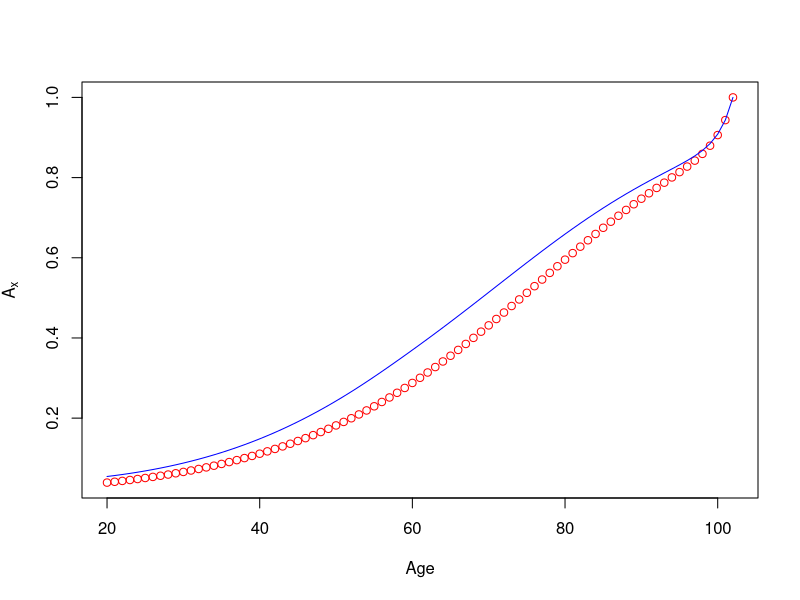
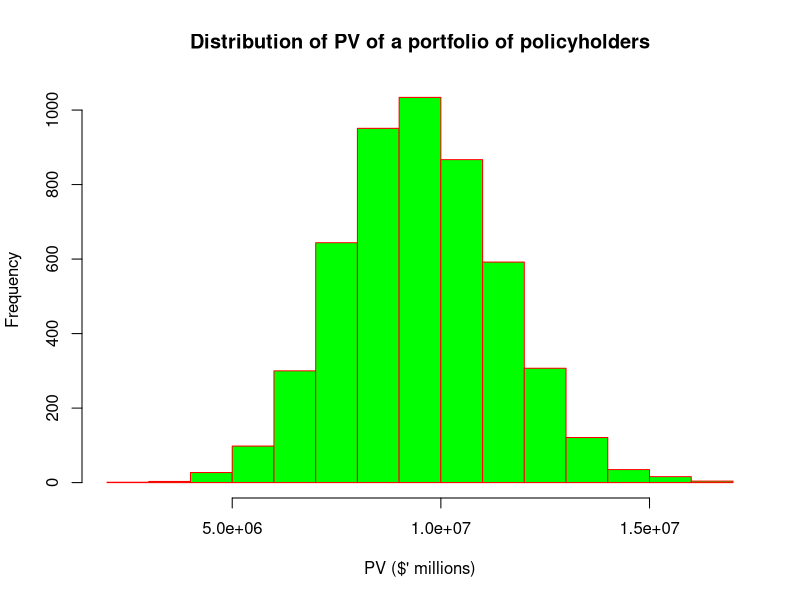

Generate these figures, in order, with R:
## ---- chunk 1

## ---- chunk 2
Time <- c(0:10)
CashFlow <- c(250,800,500,1200,300,750,400,450,850,1500,100)
SpotRate <- c(0,0.005,0.008,0.012,0.017,0.023,0.03,0.03,0.03,0.03,0.03)
vk <- (1+SpotRate)^(-Time)
Prob <- c(0.07,0.06,0.09,0.17,0.11,0.1,0.02,0.09,0.02,0.16,0.08)
# Expected Present Value calculation
EPV <- sum(CashFlow*vk*Prob)
EPV
# Standard Deviation of Present Value calculation
CashFlowSq <- CashFlow^2
vkSq <- vk^2
VarPV <- sum(CashFlowSq*vkSq*Prob)-EPV^2
VarPV
StDevPV <- sqrt(VarPV)
StDevPV

## ---- chunk 3

## ---- chunk 4
IndLifeTable <- read.csv("Data/IndonesianLifeTableNoFormula.csv", header = F)
colnames(IndLifeTable) <- c("Age","Female.qx","Female.lx","Female.dx","Female.ex","Male.qx","Male.lx","Male.dx","Male.ex")

i = 0.06;v = 1/(1+i)
qx.m <- IndLifeTable$Male.qx[1:83]   -> Ax.m
qx.f <- IndLifeTable$Female.qx[1:83] -> Ax.f
Ax.m[length(Ax.m)] <- 1 -> Ax.f[length(Ax.f)]
for (ij in seq(length(qx.m)-1,1,by=-1)){ 
  Ax.m[ij] <- v*qx.m[ij] + v*(1-qx.m[ij])*Ax.m[ij+1]   
  Ax.f[ij] <- v*qx.f[ij] + v*(1-qx.f[ij])*Ax.f[ij+1]  
  }
plot(IndLifeTable$Age[1:83],Ax.f, xlab="Age",ylab=expression(A[x]), col="red")
lines(IndLifeTable$Age[1:83],Ax.m, col="blue")
## ---- chunk 5

## ---- chunk 6

## ---- chunk 7

## ---- chunk 8

## ---- chunk 9

## ---- chunk 10

## ---- chunk 11

## ---- chunk 12
Year <- c(1:10)
CashFlow <- 400000
SpotRate <- 0.02
vk <- (1+SpotRate)^(-Year)
mx <- c(0.002956,0.003216,0.003507,0.003786,0.004023,0.004360,0.004670,0.005022,0.005390,0.005724) #Bringing in the mx values from the US2010-14 female life tables
qx <- 1-exp(-mx)
kpx <- numeric(length(Year)) # Initialising probability of survival to be used in the loop below
qxdef <- numeric(length(Year)) # Initialising deferred probability of death to be used in the loop below
kpx[1] <- 1
qxdef[1] <- kpx[1]*qx[1]
for(i in 2:length(Year)){ # Calulates probability of survival and deferred probability of death for future years
  kpx[i] <- kpx[i-1]*(1-qx[i-1])
  qxdef[i]<-kpx[i]*qx[i]
}
# Expected Present Value calculation
EPV <- sum(CashFlow*vk*qxdef)
EPV
# Standard Deviation of Present Value calculation
CashFlowSq <- CashFlow^2
vkSq <- vk^2
VarPV <- sum(CashFlowSq*vkSq*qxdef)-EPV^2
VarPV
StDevPV <- sqrt(VarPV)
StDevPV

## ---- chunk 13
npx <- kpx[10]*(1-qx[10])
PV <- CashFlow*(1+SpotRate)^(-Year)
PV[11] <- 0
#PVout <- round(PV,digits = 2)
PVout <- formatC(as.numeric(PV),format="f",digits=2)
Probs <- c(qxdef,npx)
Probsout <- round(Probs,digits = 4)
ProbsoutMat <- t(cbind(PVout, Probsout))
rownames(ProbsoutMat) <- c("kPV", "Pr(PV = kPV)")
colnames(ProbsoutMat) <- rep("",11)
knitr::kable(ProbsoutMat, align="r")

## ---- chunk 14

## ---- chunk 15
SpotRate <- 0.02
# PolHold <- read.csv("C:/Working/OneDrive - Australian National University/Actuarial/Online Life Con textbook/Chap3LifeInsCashFlows/LifeCon-Chap3/SyntheticInsurerDataCh3CS.csv") # Importing policyholder data into R - we'll need to decide on conventions here

PolHold <- read.csv("Data/SyntheticInsurerDataCh3CS.csv") 
MortRates <- read.csv("Data/HMDmx.csv") # Importing mortality data into R
MortRates$qx <- 1-exp(-MortRates$mx)

PolHold$EPV <- 0 # Initialising EPV calculation for each policyholder
PolHold$Calc0px <- 1 # Initialising kpx calculation for each policyholder
for (i in 1:max(PolHold$Term)){ # The calculation of EPV is built up in a loop over the potential policy years
  PolHold <- merge(PolHold, MortRates, by = c("Age","Sex"), all.x=TRUE) # Links the correct qx to the policyholder for that year
  PolHold[,paste0("Calc","qxyr",i)] <- ifelse(PolHold$Term>=i,PolHold$qx,0) # No mortality rate is applied if the term of the policy has already been completed
  PolHold <- PolHold[,!(names(PolHold) %in% c("mx","qx"))] # Removes mx and qx so they can be linked again next year for one year older
  PolHold[,paste0("Calc",i,"px")] <- PolHold[,paste0("Calc",i-1,"px")] * (1 - PolHold[,paste0("Calc","qxyr",i)]) # Calculating kpx
  PolHold[,paste0("Calc",i,"qxdef")] <- PolHold[,paste0("Calc",i-1,"px")] * PolHold[,paste0("Calc","qxyr",i)] # Calculating deferred qx
  PolHold$EPV <- PolHold$EPV + PolHold[,paste0("Calc",i,"qxdef")] * PolHold$SumInsured * (1+SpotRate)^(-i) # Adding the component of EPV for that year
  PolHold$Age <- PolHold$Age + 1 # Increasing age for next loop iteration
}

EPV <- sum(PolHold$EPV)
EPV

## ---- chunk 16

# Much of the code below is repeated from the EPV calculation so this code can be run without running the previous code

nsim = 5000
SpotRate <- 0.02
# PolHold <- read.csv("C:/Working/OneDrive - Australian National University/Actuarial/Online Life Con textbook/Chap3LifeInsCashFlows/LifeCon-Chap3/SyntheticInsurerDataCh3CS.csv") # Importing policyholder data into R - we'll need to decide on conventions here
# MortRates <- read.csv("C:/Working/OneDrive - Australian National University/Actuarial/Online Life Con textbook/Chap3LifeInsCashFlows/LifeCon-Chap3/HMDmx.csv") # Importing mortality data into R

PolHold <- read.csv("Data/SyntheticInsurerDataCh3CS.csv") 
MortRates <- read.csv("Data/HMDmx.csv") # Importing mortality data into R
MortRates$qx <- 1-exp(-MortRates$mx)

rm(Probs,PV,IndivSample) # Removing some data objects so they can be recalculated from scratch

Probs <- data.frame(matrix(ncol=0,nrow=nrow(PolHold))) # This data frame will hold the probabilities of each PV cash flow outcome for each policyholder
PV <- data.frame(matrix(ncol=0,nrow=nrow(PolHold))) # This data frame will hold the potential PV cash flow outcomes for each policyholder
IndivSample <- data.frame(matrix(ncol=nsim,nrow=0)) # This data frame will hold the simulated PV cash flow outcomes for each policyholder
SumPV <- 0 # Initialising the sum of the PV cash flow outcomes for each simulation

PolHold$Calc0px <- 1
for (i in 1:max(PolHold$Term)){ # This loop calculates the necessary data items over the potential policy years
  PolHold <- merge(PolHold, MortRates, by = c("Age","Sex"), all.x=TRUE) # Links the correct qx to the policyholder for that year
  PolHold[,paste0("Calc","qxyr",i)] <- ifelse(PolHold$Term>=i,PolHold$qx,0) # No mortality rate is applied if the term of the policy has already been completed
  PolHold <- PolHold[,!(names(PolHold) %in% c("mx","qx"))] # Removes mx and qx so they can be linked again next year for one year older
  PolHold[,paste0("Calc",i,"px")] <- PolHold[,paste0("Calc",i-1,"px")] * (1 - PolHold[,paste0("Calc","qxyr",i)]) # Calculating kpx
  PolHold[,paste0("Calc",i,"qxdef")] <- PolHold[,paste0("Calc",i-1,"px")] * PolHold[,paste0("Calc","qxyr",i)] # Calculating deferred qx
  Probs[,paste0("Probs",i)] <- PolHold[,paste0("Calc",i,"qxdef")] # Calculating probability of PV cash flow outcome
  PV[,paste0("PV",i)] <- PolHold$SumInsured * (1+SpotRate)^(-i) # Calculating potential PV cash flow outcome
  PolHold$Age <- PolHold$Age + 1 # Increasing age for next loop iteration
}

Probs$ProbsEnd <- PolHold[,paste0("Calc",max(PolHold$Term),"px")] # Calculates the probability of no claim payment on the policy
PV$PVEnd <- 0 # The PV for no claim payment is zero

for (i in 1:nrow(PolHold)) { # This loop calculates the simulated PV observations separately for each policyholder
  IndivSample[i,] <- sample(PV[i,], size = nsim, replace = TRUE, prob = Probs[i,])
}

for (i in 1:nsim) { # This loop calculates the aggregate PV across all policyholders separately for each simulation
  SumPV[i] <- sum(IndivSample[,i])
}

mean(SumPV)
sd(SumPV)

par(mfrow=c(1,1))
hist(SumPV, main="Distribution of PV of a portfolio of policyholders", xlab="PV ($' millions)", border="red", col="green") 

